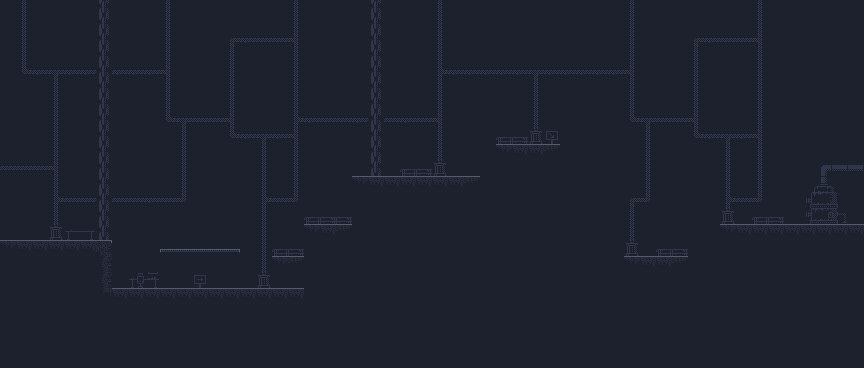

Rendered tile map (Tiled .tmx) drawn with the repository's tilesets; below, a short description and the map source with its tile grids summarised:
An orthogonal 54x23 tile map with 16x16 px tiles, 2 tile layers (Background, Map), 2 tilesets and 11 objects.

<map version="1.10" tiledversion="1.11.0" orientation="orthogonal" renderorder="right-down" width="54" height="23" tilewidth="16" tileheight="16" infinite="0" nextlayerid="5" nextobjectid="28">
 <tileset firstgid="1" name="Tileset" tilewidth="16" tileheight="16" tilecount="1024" columns="32">
  <image source="industrial.v2.png" width="512" height="512" />
 </tileset>
 <tileset firstgid="1025" name="MapMetadata" tilewidth="16" tileheight="16" tilecount="4" columns="4">
  <image source="MapMetadata.png" width="64" height="16" />
 </tileset>
 <layer id="1" name="Background" width="54" height="23">
  <properties>
   <property name="Draw" type="bool" value="true" />
  </properties>
  <data>[1242 cells, 1242 non-empty, 1 distinct tile ids]</data>
 </layer>
 <layer id="2" name="Map" width="54" height="23">
  <properties>
   <property name="Draw" type="bool" value="true" />
  </properties>
  <data>[1242 cells, 282 non-empty, 39 distinct tile ids]</data>
 </layer>
 <objectgroup id="4" name="Capa de Objetos 1" visible="0">
  <object id="12" x="0" y="240" width="112" height="16">
   <properties>
    <property name="TYPE" value="WALL" />
   </properties>
  </object>
  <object id="13" x="96" y="256" width="16" height="32">
   <properties>
    <property name="TYPE" value="WALL" />
   </properties>
  </object>
  <object id="14" x="96" y="288" width="208" height="16">
   <properties>
    <property name="TYPE" value="WALL" />
   </properties>
  </object>
  <object id="15" x="160.125" y="249" width="79.875" height="3.25">
   <properties>
    <property name="TYPE" value="PLATFORM" />
   </properties>
  </object>
  <object id="16" x="272" y="256" width="32" height="1">
   <properties>
    <property name="TYPE" value="PLATFORM" />
   </properties>
  </object>
  <object id="18" x="304" y="224" width="48" height="16">
   <properties>
    <property name="TYPE" value="WALL" />
   </properties>
  </object>
  <object id="23" x="0" y="367" width="864" height="1">
   <properties>
    <property name="TYPE" value="DIE" />
   </properties>
  </object>
  <object id="24" x="352" y="176" width="128" height="16">
   <properties>
    <property name="TYPE" value="WALL" />
   </properties>
  </object>
  <object id="25" x="496" y="144" width="64" height="16">
   <properties>
    <property name="TYPE" value="WALL" />
   </properties>
  </object>
  <object id="26" x="624" y="256" width="64" height="16">
   <properties>
    <property name="TYPE" value="WALL" />
   </properties>
  </object>
  <object id="27" x="720" y="224" width="144" height="16">
   <properties>
    <property name="TYPE" value="WALL" />
   </properties>
  </object>
 </objectgroup>
</map>
